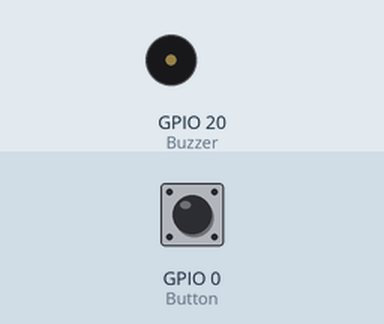
This program was run on a simulated ESP32 board running MicroPython. Parts: buzzer (waves = sounding, pin HIGH). Inputs (shaded band) come from the test bench; at power-on: GPIO 0 (Button) LOW. What the program prints to the serial console is not drawn.

Above: at 1.2 s.
1.3 s: GPIO 0 (Button) pulled HIGH for 0.15 s
At 1.45 s:
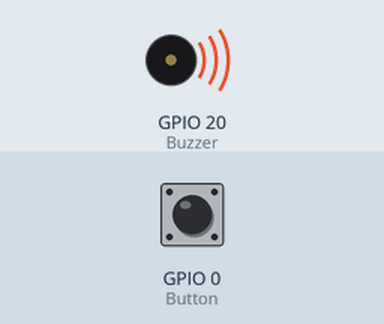
3.5 s: GPIO 0 (Button) pulled HIGH for 3.2 s
At 7.0 s:
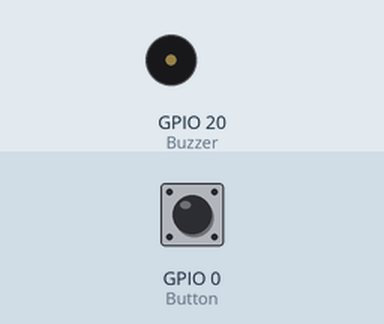
Timing chart, 0 to 8.5 s (numbered marks = the images above; inputs shaded):
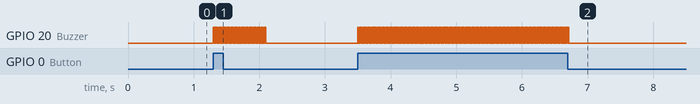

Measured:
- after the input at 1.3 s, GPIO 20 (Buzzer): alternates HIGH for 0.01 s and LOW for 0.01 s, 80 changes in all, then stays LOW, starting at once
- after the input at 3.5 s, GPIO 20 (Buzzer): alternates HIGH for 0.01 s and LOW for 0.01 s, 320 changes in all, then stays LOW, starting at once

The program:

Buzzer.py
```python
'''
Buzzer pin16
Pushbutton =0
right forward =6
right backward =7
left backward =19
left forward =20
LEDs  akk fiour on GPIO Pin 18
'''
from machine import Pin
import time
buzzPin=20
# buzzPin=16
Buzzer=Pin(buzzPin,Pin.OUT)
butPin=0
Button=Pin(butPin,Pin.IN,Pin.PULL_DOWN)
while True:
    ButVal=Button.value()
    print(ButVal)

    if ButVal ==1:
        for i in range(40):
            Buzzer.value(1)
            time.sleep(.01)
            print('Buzzer')
            Buzzer.value(0)
            time.sleep(.01)
```
